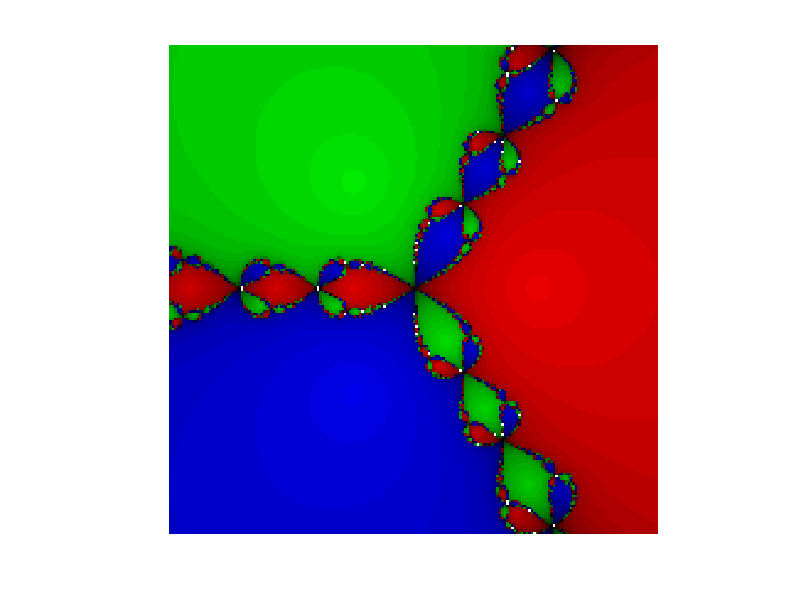

Recreate this plot in MATLAB.
function julia_set(N_it, num_grid_points)
close all;
if nargin<2;   N_it = 25;  num_grid_points = 200; end;

% initialize matrix for colors
col = ones(num_grid_points);
a = 2.0;
xx = linspace(-a,+a,num_grid_points);
yy = linspace(-a,+a,num_grid_points);

% roots of unity:
z1 = [ 1;    0];
z2 = [-1/2;  sqrt(3)/2];
z3 = [-1/2; -sqrt(3)/2];

for ny = 1:length(yy)
    for nx = 1:length(xx)
        % for each starting point in the grid
        v = [xx(nx); yy(ny)];
        
        for k=1:N_it;
            F  = [v(1)^3-3*v(1)*v(2)^2-1; 3*v(1)^2*v(2)-v(2)^3];
            DF = [3*v(1)^2-3*v(2)^2, -6*v(1)*v(2);
                  6*v(1)*v(2)      , 3*v(1)^2-3*v(2)^2];
            v = v - DF\F;           % Newton update
            
            if     ((norm(v-z1)) < 1e-4)
                col(ny,nx) = 1 + k;                 break;
            elseif ((norm(v-z2)) < 1e-4)
                col(ny,nx) = 1 + k + N_it;          break;
            elseif ((norm(v-z3)) < 1e-4)
                col(ny,nx) = 1 + k + 2*N_it;        break;
            end
        end
    end
end
st = 1/N_it;         % build a RGB colormap,
% 1s at the beginning to recognize slowly-converging points (white)
mycolormap = [ [1,1-st:-st:0, zeros(1,2*N_it)];
               [1,zeros(1,N_it), 1-st:-st:0, zeros(1,N_it)];
               [1,zeros(1,2*N_it), 1-st:-st:0] ]';
% mycolormap = 1 - mycolormap;    % cmy, pyjamas version...
% mycolormap = [ [1,1-st:-st:0, st:st:1,    st:st:1,];
%                [1,st:st:1,    1-st:-st:0, st:st:1,];
%                [1,st:st:1,    st:st:1,    1-st:-st:0] ]';
colormap(mycolormap);            % built in: colormap jet(256);
% this is the command that creates the plot:
pcolor(col);                     
caxis([1,3*N_it+1]); shading flat; axis('square','equal','off');
print -depsc2 'ex_JuliaSet.eps';
